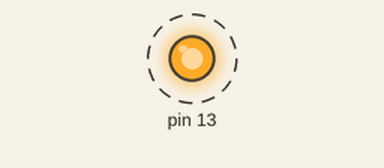
Bench run of a sketch on a simulated Arduino Uno, built with avr-gcc and run on an emulated ATmega328P. On the bench: output pins drawn as LEDs (lit = HIGH). Dashed ring = blinking. What the sketch prints to the serial monitor is not drawn.

Above: at 1.5 s.
Timing chart, 0 to 5.6 s (numbered marks = the images above):
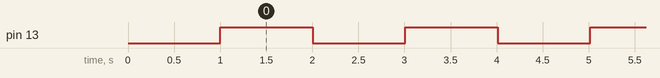

Measured:
- by itself, pin 13: alternates HIGH for 1.0 s and LOW for 1.0 s

The sketch:

apa_itu_millis___.ino
```cpp
unsigned long A,B;
bool a;
void setup(){
Serial.begin(9600);
    delay(1000);
    pinMode(13,OUTPUT);
}
void loop(){

A=millis();
if((A-B)>=1000){
B=A;
a=!a;
digitalWrite(13,a);
    }
Serial.println(A);
}
```
